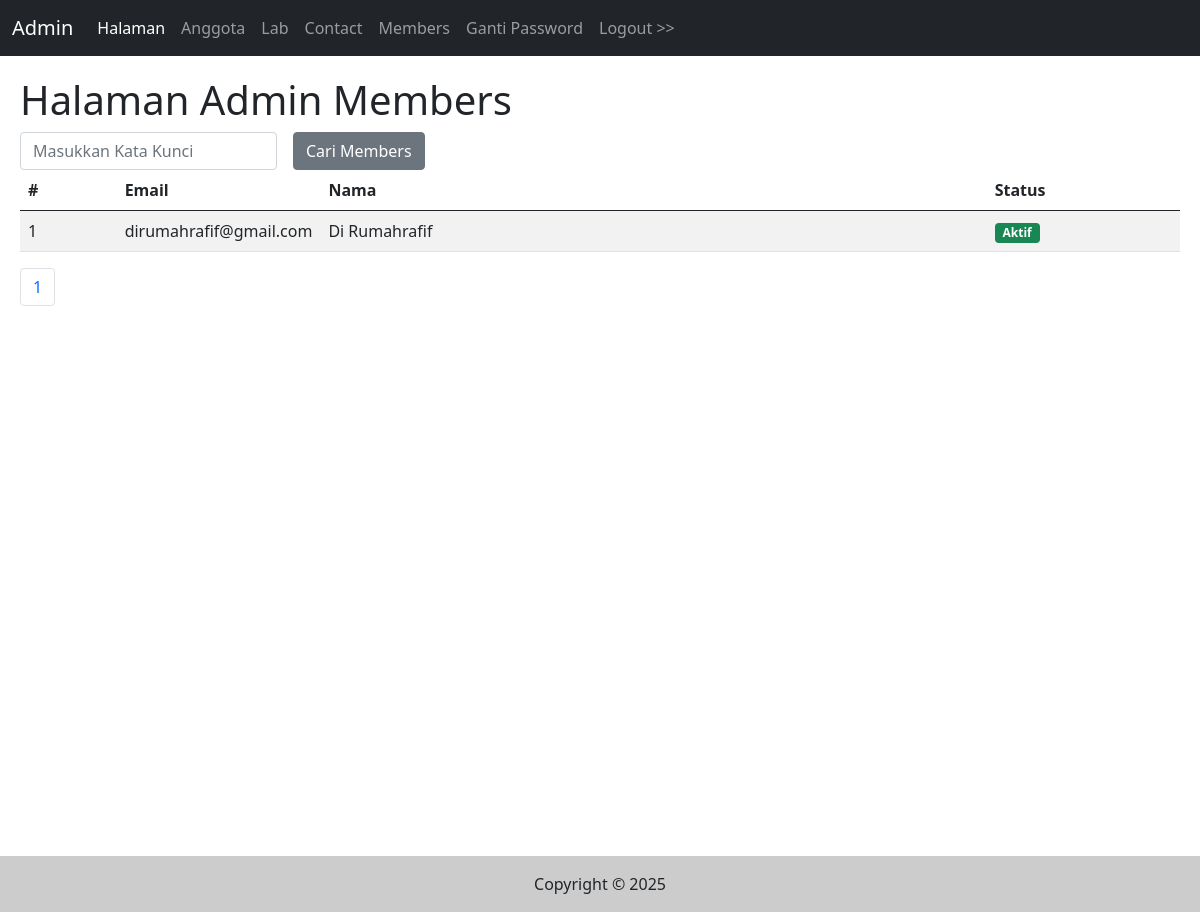
Page /admin/members.php (signed in) on the committed database.
### tables this page shows
CREATE TABLE `members` (
  `id` int(11) NOT NULL,
  `email` varchar(255) NOT NULL,
  `nama_lengkap` varchar(255) NOT NULL,
  `password` text NOT NULL,
  `status` text NOT NULL,
  `token_ganti_password` text DEFAULT NULL,
  `tgl_isi` timestamp NOT NULL DEFAULT current_timestamp()
);

### admin/members.php (the view, shortened to what this page needs)
<?php include("inc_header.php") ?>
<?php
$katakunci = (isset($_GET['katakunci'])) ? $_GET['katakunci'] : "";
?>
<h1>Halaman Admin Members</h1>
<form class="row g-3" method="get">
    <div class="col-auto">
        <input type="text" class="form-control" placeholder="Masukkan Kata Kunci" name="katakunci" value="<?php echo $katakunci ?>" />
    </div>
    <div class="col-auto">
        <input type="submit" name="cari" value="Cari Members" class="btn btn-secondary" />
    </div>
</form>
<table class="table table-striped">
    <thead>
        <tr>
            <th class="col-1">#</th>
            <th class="col-2">Email</th>
            <th>Nama</th>
            <th class="col-2">Status</th>
        </tr>
    </thead>
    <tbody>
        <?php
        $sqltambahan = "";
        $per_halaman = 5;
        $sql1   = "select * from members $sqltambahan";
        $page   = isset($_GET['page'])?(int)$_GET['page']:1;
        $mulai  = ($page > 1) ? ($page * $per_halaman) - $per_halaman : 0;
        $q1     = mysqli_query($koneksi,$sql1);
        $total  = mysqli_num_rows($q1);
        $pages  = ceil($total / $per_halaman);
        $nomor  = $mulai + 1;
        $sql1   = $sql1." order by id desc limit $mulai,$per_halaman";
        $q1     = mysqli_query($koneksi, $sql1);
        while ($r1 = mysqli_fetch_array($q1)) {
        ?>
            <tr>
                <td><?php echo $nomor++ ?></td>
                <td><?php echo $r1['email']?></td>
                <td><?php echo $r1['nama_lengkap'] ?></td>
                <td>
                    <?php
                    if($r1['status'] == '1'){
                        ?>
                        <span class="badge bg-success">Aktif</span>
                        <?php
                    }else{
                        ?>
                        <span class="badge bg-light">Belum Aktif</span>
                        <?php
                    }
                    ?>
                </td>
            </tr>
        <?php
        }
        ?>
    </tbody>
</table>
<nav aria-label="Page navigation example">
    <ul class="pagination">
        <?php
        $cari = isset($_GET['cari'])? $_GET['cari'] : "";
        for($i=1; $i <= $pages; $i++){
            ?>
            <li class="page-item">
                <a class="page-link" href="members.php?katakunci=<?php echo $katakunci?>&cari=<?php echo $cari?>&page=<?php echo $i ?>"><?php echo $i ?></a>
            </li>
            <?php
        }
        ?>
    </ul>
</nav>
<?php include("inc_footer.php") ?>

### rows in the picture
members: email "dirumahrafif@gmail.com", nama_lengkap "Di Rumahrafif", status "Aktif"
